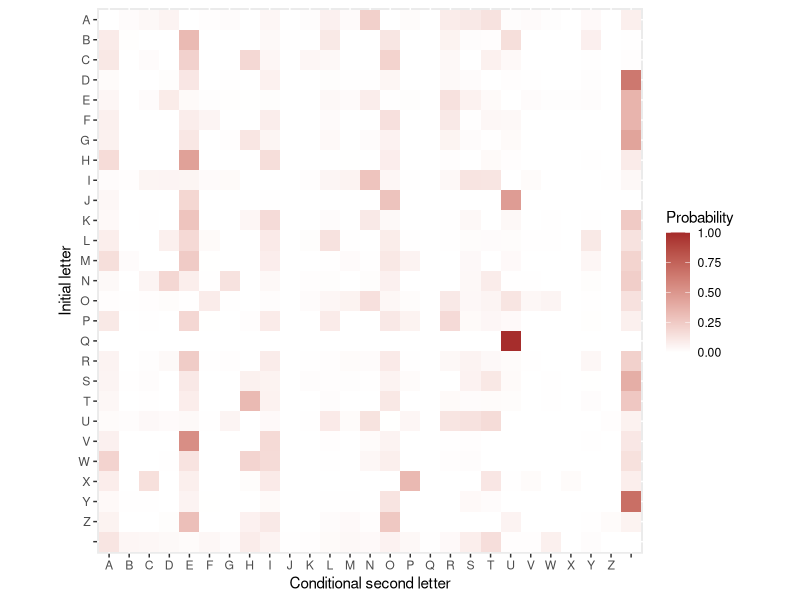

Reproduce this figure in R.
## ---- chunk 1
knitr::opts_chunk$set(echo = TRUE)
## ---- chunk 2
# fetch and format transition matrix
trans = read.table('tran_prob.txt')
colnames(trans) = c(toupper(letters), " ")
rownames(trans) = c(toupper(letters), " ")
head(trans)
## ---- chunk 3
library(ggplot2)
library(reshape2)

# convert transition matrix from wide to long format (required for ggplot2)
trans_l = melt(as.matrix(trans))

ggplot(trans_l, aes(Var2, Var1)) + 
    geom_tile(aes(fill=value)) +
    scale_fill_gradient(low="white", high="brown", limits=c(0,1)) +
    labs(x="Conditional second letter", y="Initial letter", fill="Probability") +
    scale_y_discrete(limits = rev(levels(trans_l$Var1))) +
    coord_equal()
## ---- chunk 4
loglik = function(trans, txt) {
    # compute log-likelihood given transition probabilities
    dim = nchar(txt) - 1
    res = vector(mode="double", length=dim)
    for (i in 1:dim) {
        idx = strsplit(substring(txt, i, i+1), split="")[[1]]
        res[i] = log(trans[idx[1], idx[2]])
    }
    return(sum(res))
}
## ---- chunk 5
transform_txt = function(base_key, key, txt) {
    # deciphers text with the current key
    transformed = txt
    for (i in 1:nchar(txt)) {
        substring(transformed, i, i) = base_key[key==substring(txt, i, i)]
    }
    return(transformed)
}
## ---- chunk 6
decipher = function(txt, trans, iter_lim=1e4, verbosity=500) {
    # base key for text transformation
    base_key = c(LETTERS, " ")
    
    # initial key
    init_key = base_key[sample(1:27)]
    init_txt = transform_txt(base_key, init_key, txt)
    init_loglik = loglik(trans, init_txt)
    
    prev_key = init_key
    prev_loglik = init_loglik
    
    # init counters
    max_loglik = -1e5
    iter = 0
    suc_cnt = 0
    while (iter <= iter_lim) {
        # next key - randomly switch two letters
        idx = sample(1:length(base_key), 2)
        next_key = replace(prev_key, idx, prev_key[c(idx[2], idx[1])])
        next_txt = transform_txt(base_key, next_key, txt)
        next_loglik = loglik(trans, next_txt)
        
        # compare to previous key
        if (next_loglik > prev_loglik) {
            # update when improved
            prev_loglik = next_loglik
            prev_key = next_key
        } else {
            p = exp(next_loglik - prev_loglik)
            if (rbinom(1, 1, p) == 1) {
                # update randomly
                prev_loglik = next_loglik
                prev_key = next_key
            }
        }
        
        # check for improvements
        if (next_loglik > max_loglik) {
            suc_cnt = suc_cnt + 1
            max_loglik = next_loglik
            max_txt = next_txt
            max_iter = iter
            max_improve = suc_cnt
        }
        
        # print current state
        if (iter %% verbosity == 0) {
            cat(
                "Iteration:", iter, "\n",
                "Succesful changes:", suc_cnt, "\n\n",
                "Message:\n", next_txt, "\n\n",
                "Current log-likelihood:", next_loglik, "\n",
                "Previous log-likelihood:", prev_loglik, "\n",
                "Maximum log-likelihood:", max_loglik, "\n",
                "----------------------------------------------------\n\n"
            )
        }
        # update total iterations
        iter = iter + 1
    }
    # print "optimal" state
    cat(
        "Obtained after iteration:", max_iter, "\n",
        "Succesful changes:", max_improve, "\n\n",
        "Deciphred message:\n", max_txt, "\n\n", 
        "Maximum log-likelihood:", max_loglik
    )
}
## ---- chunk 7
set.seed(20210909) # for reproducibility 
msg = "empenftpenjcjeumdfsmjbmusnmerbsmbsptnfjuhmsimemkstnmdjrrmutltvmgtmemcspkrtntmpenftpenjcjeumysmws mxusdmdfjcfmpenftpenjcjeumrtinmnfjbmieps bma sntmisvm bmkrtebtmbtuymws vmeubdtvmdjnfmws vmvmcsytbmgecxmnsmptmebmbssumebmksbbjgrtmnftmijvbnmsutmdjrrmdjumemivttmr ucf"

decipher(toupper(msg), trans)
